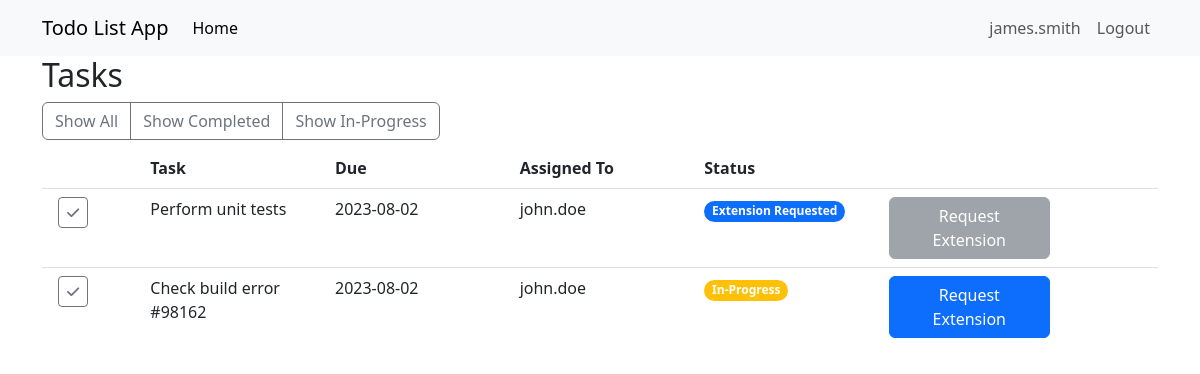
Screenshot of / (signed in) with the database file from the repository.
### loginapp.py (models this page shows, shortened)
class Users(UserMixin, db.Model):
    id = db.Column(db.Integer, primary_key=True)
    username = db.Column(db.String(250), unique=True, nullable=False)
    password = db.Column(db.String(250), nullable=False)
    designation = db.Column(db.String(250), nullable=False)
    department = db.Column(db.Integer)
    tasks = db.relationship("Task", backref="users", lazy=True)

class Task(db.Model):
    task_no = db.Column(db.Integer, primary_key=True)
    task = db.Column(db.String(120), nullable=False)
    created_date = db.Column(db.DateTime, default=datetime.now(), nullable=False)
    due_date = db.Column(db.DateTime)
    status = db.Column(db.String, default="In-Progress", nullable=False)
    created_by = db.Column(db.Integer, nullable=False)
    assigned_to = db.Column(db.Integer, db.ForeignKey("users.id"), nullable=False)

### loginapp.py (the view, shortened to what this page needs)
@app.route("/")
def home():
    if current_user.is_authenticated:
        if current_user.designation == "Admin":
            users = Users.query.all()
            return render_template(
                "home.html", users=users, departments=departments, now=datetime.utcnow()
            )
        if current_user.designation == "Employee":
            tasks = Task.query.filter_by(assigned_to=current_user.id)
            users = Users.query.all()
            assigned_users = []
            for i in tasks:
                for j in users:
                    if i.created_by == j.id:
                        assigned_users.append(j.username)
                        break
            return render_template(
                "home.html", tasks=tasks, users=assigned_users, now=datetime.utcnow()
            )
    return render_template("home.html")

### loginapp.py (called while the page is built)
@login_manager.user_loader
def loader_user(user_id):
    return Users.query.get(user_id)

### templates/home.html (shortened to what this page needs)
{% extends "base.html" %}
{% block content %}
{% if current_user.is_authenticated %}
{% if current_user.designation == "Employee" %}
<h2>Tasks</h2>
<div class="d-flex justify-content-between my-2">
    <div class="btn-group" role="group" aria-label="Basic example">
        <a class="btn btn-outline-secondary" href="?view=all">Show All</a>
        <a class="btn btn-outline-secondary" href="?view=completed">Show Completed</a>
        <a class="btn btn-outline-secondary" href="?view=in_progress">Show In-Progress</a>
    </div>
</div>
<ul class="list-group list-group-flush">
    <li class="list-group-item">
        <div class="row fw-bold">
            <div class="col-md-1"></div>
            <div class="col-md-2">Task</div>
            <div class="col-md-2">Due</div>
            <div class="col-md-2">Assigned To</div>
            <div class="col-md-2">Status</div>
            <div class="col-md-2"></div>
        </div>
    </li>
    {% for task in tasks %}
    <li class="list-group-item">
        <div class="row">
            <div class="col-md-1">
                {% if task.status == "Complete" %}
                <a href="/toggle_status/{{task.task_no}}" class="btn btn-secondary btn-sm">
                    <i class="fa fa-check" aria-hidden="true"></i>
                </a>
                {% else %}
                <a href="/toggle_status/{{task.task_no}}" class="btn btn-outline-secondary  btn-sm">
                    <i class="fa fa-check" aria-hidden="true"></i>
                </a>
                {% endif %}
            </div>
            <div class="col-md-2">
                {% if task.status == "Complete" %}
                <s>{{task.task}}</s>
                {% else %}
                {{task.task}}
                {% endif %}
            </div>
            <div class="col-md-2">
                {% if task.due_date < now %} <p class="text-danger">{{task.due_date.date()}}</p>
                    {% else %}
                    <p class="">{{task.due_date.date()}}</p>
                    {% endif %}
            </div>
            <div class="col-md-2">
                {{users[loop.index0]}}
            </div>
            <div class="col-md-2">
                    {% if task.status == "Complete" %}
                    <span class="badge bg-success rounded-pill">{{task.status}}</span>
                    {% elif task.status == "In-Progress" %}
                    <span class="badge bg-warning rounded-pill">{{task.status}}</span>
                    {% else %}
                    <span class="badge bg-primary rounded-pill">{{task.status}}</span>
                    {% endif %}
            </div>
            <div class="col-md-2">
                {% if task.status == "Extension Requested" %}
                <a href="/request_extension/{{task.task_no}}" class="btn btn-secondary disabled">Request Extension</a>
                {% else %}
                <a href="/request_extension/{{task.task_no}}" class="btn btn-primary">Request Extension</a>
                {% endif %}
            </div>
        </div>
    </li>
    {% endfor %}
</ul>
{% endif %}
{% else %}
<h1>Welcome to Todo List App</h1>
<p>Please log in</p>
{% endif %}
{% endblock %}

### templates/base.html (shortened to what this page needs)
<!DOCTYPE html>
<html lang="en">
<head>
    <link rel="stylesheet" href="https://cdnjs.cloudflare.com/ajax/libs/font-awesome/6.4.0/css/all.min.css"
 />
    <link href="https://cdn.jsdelivr.net/npm/bootstrap@5.3.0/dist/css/bootstrap.min.css" rel="stylesheet"
>
</head>
<body>
    <nav class="navbar navbar-expand-lg bg-body-tertiary">
        <div class="container">
            <a class="navbar-brand" href="#">Todo List App</a>
            <div class="collapse navbar-collapse" id="navbarNav">
                <ul class="navbar-nav">
                    <li class="nav-item">
                        <a class="nav-link active" aria-current="page" href="/">Home</a>
                    </li>
                </ul>
            </div>
            <ul class="navbar-nav">
                {% if current_user.is_authenticated %}
                <li class="nav-item">
                    <a class="nav-link u" href="" disabled>{{current_user.username}}</a>
                </li>
                <li class="nav-item">
                    <a class="nav-link" href="/logout">Logout</a>
                </li>
                {% else %}
                <li class="nav-item">
                    <a class="nav-link" href="/login">Login</a>
                </li>
                {% endif %}
            </ul>
        </div>
    </nav>
    <div class="container">
        {% block content %}
        {% endblock %}
    </div>
</body>
</html>

### rows the page displays
Users: username "james.smith"
Task: task "Perform unit tests", due_date "2023-08-02", status "Extension Requested"
Users: username "john.doe"
Task: task "Check build error #98162", due_date "2023-08-02", status "In-Progress"
